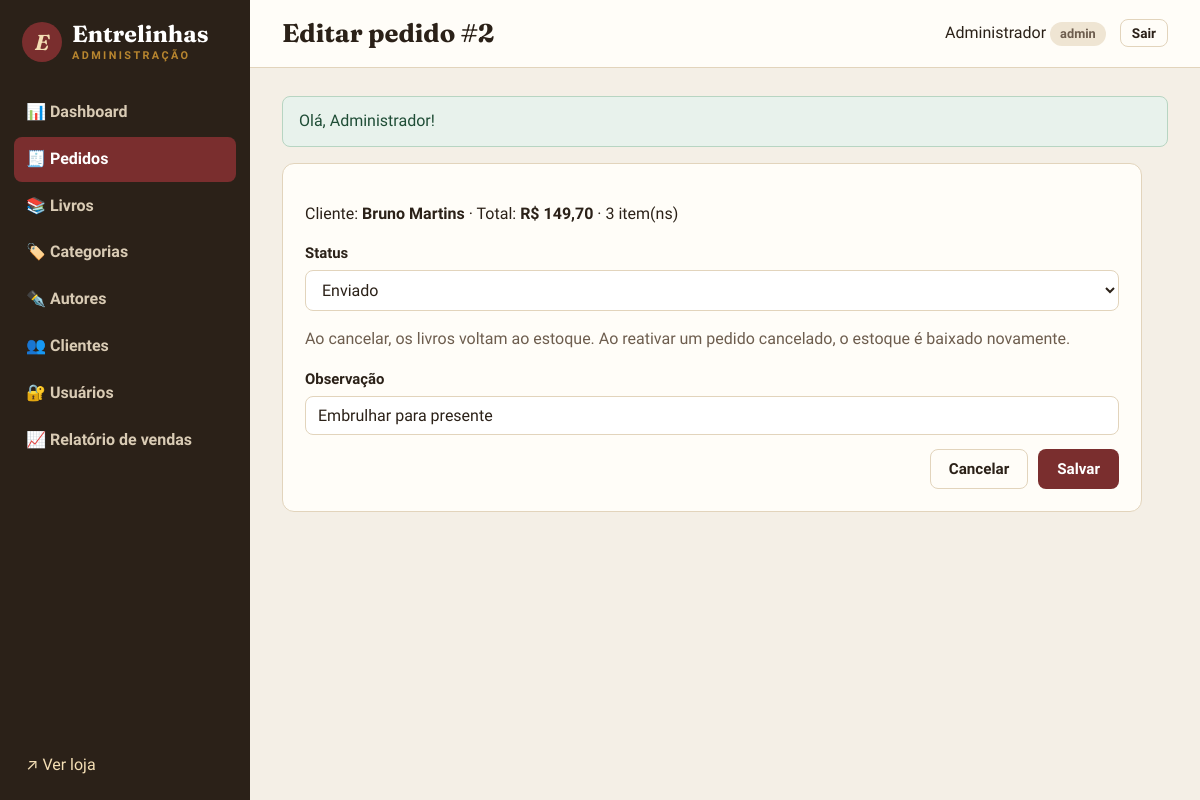
/admin/pedidos/2/editar (signed in), run on the app's committed database.
### tables this page shows
CREATE TABLE pedidos (
    id           INT UNSIGNED AUTO_INCREMENT PRIMARY KEY,
    cliente_id   INT UNSIGNED NOT NULL,
    data_pedido  DATETIME NOT NULL DEFAULT CURRENT_TIMESTAMP,
    status       ENUM('pendente','pago','enviado','entregue','cancelado') NOT NULL DEFAULT 'pendente',
    total        DECIMAL(10,2) NOT NULL DEFAULT 0,
    observacao   VARCHAR(255) NULL,
    CONSTRAINT fk_pedido_cliente FOREIGN KEY (cliente_id) REFERENCES clientes(id)
        ON UPDATE CASCADE ON DELETE RESTRICT
);

CREATE TABLE clientes (
    id          INT UNSIGNED AUTO_INCREMENT PRIMARY KEY,
    nome        VARCHAR(100) NOT NULL,
    email       VARCHAR(150) NOT NULL UNIQUE,
    telefone    VARCHAR(20)  NOT NULL,
    senha       VARCHAR(255) NOT NULL,
    endereco    VARCHAR(255) NULL,
    criado_em   DATETIME NOT NULL DEFAULT CURRENT_TIMESTAMP
);

### app/Core/Controller.php (called while the page is built, shortened)
<?php
class Controller
{
    public function render(string $view, array $dados = [], string $layout = 'public'): void
    {
        extract($dados);
        require APP_PATH . "/Views/{$view}.php";
    }
    protected function renderAdmin(string $view, array $dados = []): void
    {
        $this->render('admin/' . $view, $dados, 'admin');
    }
}

### app/Controllers/Admin/PedidoController.php (called while the page is built, shortened)
<?php
class PedidoController extends Controller
{
    private Pedido $model;
    public function __construct()
    {
        $this->model = new Pedido();
    }
    public function edit(int $id): void
    {
        $pedido = $this->model->findCompleto($id) ?? $this->naoEncontrado();
        $this->renderAdmin('pedidos/edit', ['titulo' => "Editar pedido #{$id}", 'pedido' => $pedido]);
    }
}

### public/index.php (called while the page is built, shortened)
<?php
require dirname(__DIR__) . '/app/bootstrap.php';
$router = new App\Core\Router();
$router->dispatch($_SERVER['REQUEST_URI'], $_SERVER['REQUEST_METHOD']);

### app/bootstrap.php (called while the page is built, shortened)
<?php
spl_autoload_register(function (string $classe): void {
    $prefixo = 'App\\';
    $relativo = str_replace('\\', '/', substr($classe, strlen($prefixo)));
    $arquivo = APP_PATH . '/' . $relativo . '.php';
});
require APP_PATH . '/helpers.php';

### app/Core/Database.php (called while the page is built, shortened)
<?php
class Database
{
    private static ?PDO $conexao = null;
    private static array $config = [];
    public static function configure(array $config): void
    {
        self::$config = $config;
    }
    public static function getConnection(): PDO
    {
        if (self::$conexao === null) {
            $c = self::$config;
            $dsn = "mysql:host={$c['host']};port={$c['port']};dbname={$c['name']};charset={$c['charset']}";
            try {
                self::$conexao = new PDO($dsn, $c['user'], $c['pass'], [
                    PDO::ATTR_ERRMODE => PDO::ERRMODE_EXCEPTION,
                    PDO::ATTR_DEFAULT_FETCH_MODE => PDO::FETCH_ASSOC,
                    PDO::ATTR_EMULATE_PREPARES => false,
                ]);
            } catch (PDOException $e) {
                http_response_code(500);
                exit('<h1>Erro ao conectar ao banco de dados</h1><p>Verifique se o container MySQL está rodando '
                    . '(<code>docker compose up -d db</code>).</p><pre>' . htmlspecialchars($e->getMessage()) . '</pre>');
            }
        }
        return self::$conexao;
    }
}

### app/Core/Model.php (called while the page is built, shortened)
<?php
abstract class Model
{
    public function __construct()
    {
        $this->db = Database::getConnection();
    }
}

### app/Models/Pedido.php (called while the page is built, shortened)
<?php
class Pedido extends Model
{
    public function findCompleto(int $id): ?array
    {
        $stmt = $this->db->prepare(
            'SELECT p.*, c.nome AS cliente, c.email AS cliente_email, c.telefone AS cliente_telefone,
                    c.endereco AS cliente_endereco
             FROM pedidos p JOIN clientes c ON c.id = p.cliente_id
             WHERE p.id = :id'
        );
        $stmt->execute(['id' => $id]);
        $pedido = $stmt->fetch();
        $pedido['itens'] = $this->itens($id);
        return $pedido;
    }
    public function itens(int $pedidoId): array
    {
        $stmt = $this->db->prepare(
            'SELECT i.*, l.titulo, l.capa, (i.quantidade * i.preco_unitario) AS subtotal
             FROM itens_pedido i JOIN livros l ON l.id = i.livro_id
             WHERE i.pedido_id = :id'
        );
        $stmt->execute(['id' => $pedidoId]);
        return $stmt->fetchAll();
    }
}

### app/helpers.php (called while the page is built, shortened)
<?php
function e(mixed $valor): string
{
    return htmlspecialchars((string) ($valor ?? ''), ENT_QUOTES, 'UTF-8');
}
function base_path(): string
{
    $dir = str_replace('\\', '/', dirname($_SERVER['SCRIPT_NAME'] ?? '/'));
    return rtrim($dir, '/');
}
function url(string $caminho = ''): string
{
    return base_path() . '/' . ltrim($caminho, '/');
}
function moeda(float|string|null $valor): string
{
    return 'R$ ' . number_format((float) $valor, 2, ',', '.');
}
function old(string $campo, mixed $padrao = ''): mixed
{
    return $_SESSION['old'][$campo] ?? $padrao;
}

### app/Views/admin/pedidos/edit.php (the view, shortened to what this page needs)
<form action="<?= url("admin/pedidos/{$pedido['id']}/atualizar") ?>" method="post" class="painel form-admin" data-validar novalidate>
    <p>Cliente: <strong><?= e($pedido['cliente']) ?></strong> · Total: <strong><?= moeda($pedido['total']) ?></strong>
        · <?= count($pedido['itens']) ?> item(ns)</p>
    <label>Status
        <select name="status" required>
            <?php foreach (App\Models\Pedido::STATUS as $s): ?>
                <option value="<?= $s ?>" <?= old('status', $pedido['status']) === $s ? 'selected' : '' ?>><?= ucfirst($s) ?></option>
            <?php endforeach; ?>
        </select>
    </label>
    <p class="texto-suave">Ao cancelar, os livros voltam ao estoque. Ao reativar um pedido cancelado, o estoque é baixado novamente.</p>
    <label>Observação
        <input type="text" name="observacao" value="<?= e(old('observacao', $pedido['observacao'] ?? '')) ?>" maxlength="255">
    </label>
    <div class="form-botoes">
        <a href="<?= url('admin/pedidos/' . $pedido['id']) ?>" class="btn btn-contorno">Cancelar</a>
        <button class="btn btn-primario">Salvar</button>
    </div>
</form>

### app/Core/Router.php (shortened to what this page needs)
<?php
class Router
{
    private array $rotas = [];
    private function add(string $metodo, string $caminho, array $acao): void
    {
        $regex = preg_replace('#\{(\w+)\}#', '(?P<$1>\d+)', rtrim($caminho, '/') ?: '/');
        $this->rotas[$metodo]['#^' . $regex . '$#'] = $acao;
    }
    public function dispatch(string $uri, string $metodo): void
    {
        $caminho = parse_url($uri, PHP_URL_PATH) ?? '/';
        $caminho = rtrim($caminho, '/') ?: '/';
        foreach ($this->rotas[$metodo] ?? [] as $regex => [$controller, $acao]) {
            if (preg_match($regex, $caminho, $m)) {
                $params = array_map('intval', array_filter($m, 'is_string', ARRAY_FILTER_USE_KEY));
                (new $controller())->$acao(...array_values($params));
                return;
            }
        }
    }
}

### public/assets/css/style.css (style rules this page uses)
:root { --papel: #f7f1e6; --papel-escuro: #efe5d3; --cartao: #fffdf8; --tinta: #2b2118; --tinta-suave: #6d5d4e; --borda: #e2d4bc; --vinho: #7a2e2e; --vinho-escuro: #5e2121; --verde: #2f5d50; --ouro: #b8862f; --perigo: #b33a3a; --sombra: 0 1px 2px rgba(43, 33, 24, .06), 0 6px 18px rgba(43, 33, 24, .07); --raio: 10px; --serif: 'Fraunces', Georgia, 'Times New Roman', serif; --sans: 'Source Sans 3', system-ui, -apple-system, 'Segoe UI', sans-serif; }
* { box-sizing: border-box; }
body { margin: 0; font-family: var(--sans); font-size: 16px; line-height: 1.55; color: var(--tinta); background: var(--papel); }
a { color: var(--vinho); text-decoration: none; }
.texto-suave { color: var(--tinta-suave); }
.btn { display: inline-flex; align-items: center; justify-content: center; gap: 6px; padding: 10px 18px; border-radius: 8px; border: 1.5px solid transparent; font: 600 .95rem var(--sans); cursor: pointer; text-decoration: none !important; transition: background .15s, color .15s, transform .1s; }
.btn-primario { background: var(--vinho); color: #fff; }
.btn-contorno { background: transparent; border-color: var(--borda); color: var(--tinta); }
label { display: flex; flex-direction: column; gap: 5px; font-weight: 600; font-size: .93rem; margin-bottom: 14px; }
input, select, textarea { font: 400 1rem var(--sans); padding: 9px 12px; border: 1.5px solid var(--borda); border-radius: 8px; background: #fff; color: var(--tinta); width: 100%; }
body.admin { display: grid; grid-template-columns: 250px 1fr; min-height: 100vh; background: #f4efe6; }
.painel { background: var(--cartao); border: 1px solid var(--borda); border-radius: 12px; padding: 22px; margin-bottom: 22px; }
.form-admin { max-width: 860px; }
.form-botoes { display: flex; justify-content: flex-end; gap: 10px; margin-top: 8px; grid-column: 1 / -1; }

### data on the page
pedidos: cliente.nome "Bruno Martins", total "R$ 149,70", status "Enviado", observacao "Embrulhar para presente"

### other printed values
$f['mensagem'] "Olá, Administrador!"
count($pedido['itens']) "3"
